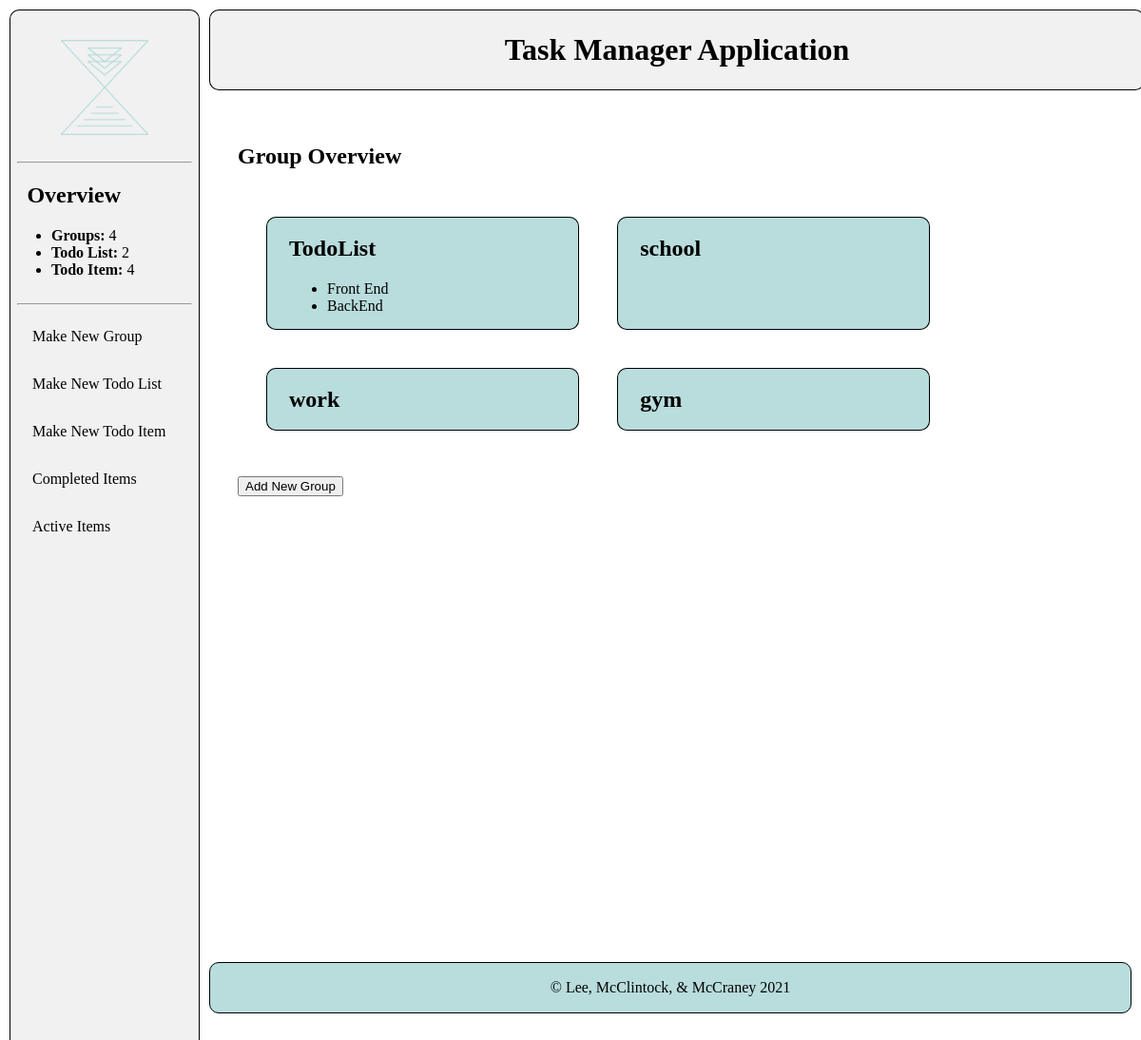
The page / on the database its author committed.
### calendarApp/models.py (models this page shows, shortened)
class Group(models.Model):
    name = models.CharField(max_length=200)
    def __str__(self):
        return self.name

class TodoList(models.Model):
    group = models.ForeignKey(Group, on_delete=models.CASCADE)
    name = models.CharField(max_length=200)
    def getGroup(self):
        return str(self.group)

### calendarApp/views.py (the view)
# urls.py: path('', views.index, name='index'),
def index(request):
    groups = Group.objects.all()
    todoLists = TodoList.objects.all()
    todoItems = TodoItem.objects.all()
    context = {
        "groups": groups,
        "todoLists": todoLists,
        "todoItems": todoItems,
    }
    return render(request, "index.html", context=context)

### calendarSite/context_processors.py (called while the page is built)
def count(request):
    return {
        'num_Group': Group.objects.all().count(),
        'num_TodoList': TodoList.objects.all().count(),
        'num_TodoItem': TodoItem.objects.filter(completed=False).count(),
    }

### calendarApp/templates/index.html (shortened to what this page needs)
{% extends "base_generic.html" %}
{% block content %}
<div class="content">
  <div class="main">
    <h2>Group Overview</h2>
    {% if groups %}
      <div class="indexOverview">
        {% for group in groups %}
          <div class="groups">
            <h2><a href="/{{group.name}}">{{group.name}}</a></h2>
            <ul class="todoList">
            {% for todoList in todoLists %}
              {% if todoList.getGroup == group.name %}
                <li><a href="/{{todoList.group}}/{{todoList.name}}">{{todoList.name}}</a></li>
              {% endif %}
            {% endfor %}
            </ul>
          </div>
        {% endfor %}
      </div>
      <br>
      <button onclick="location.href='/makeNewGroup'">Add New Group</button>
    {% endif %}
  </div>
</div>
{% endblock %}

### calendarApp/static/calendarApp/style.css (style rules this page uses)
body { margin: 10px; }
h2 { color: black; }
a { color: black; }
a:link { text-decoration: none; }
div.main { width: 80%; max-width: 1920px; height: 100%; position: relative; padding-left: 1.5rem; padding-top: 7.5rem; }
div.content { margin-left: 200px; padding: 1px 16px; height: 1000px; }
.indexOverview, .groupOverview { padding: 30px; display: grid; grid-template-columns: repeat(auto-fit, minmax(15rem, 1fr)); grid-gap: 2.5rem; border-radius:10px; }
.groups, .todoLists { background-color: #B9DCDC; padding-left: 1.5rem; border-radius:10px; box-shadow: 0px 0px 0px 1px black inset; }

### rows shown on the page
Group: name "TodoList"
TodoList: name "Front End"
TodoList: name "BackEnd"
Group: name "school"
Group: name "work"
Group: name "gym"

### other values the page prints
{{ num_Group }} "4"
{{ num_TodoList }} "2"
{{ num_TodoItem }} "4"
